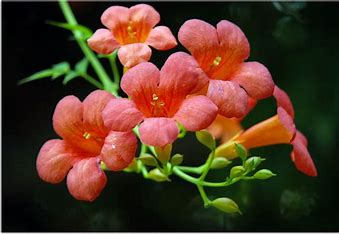
#> input picture Picture/lingxiaohua.jpg, 339 x 234 px
$ python PiecewiseLinearGrayTrans.py
#> lines starting #> are read from the running program, lines starting #| are printed output that depends on the picture
import numpy as np
import cv2 as cv
import matplotlib.pyplot as plt
from skimage import io, util
# 设置中文字符
from pylab import mpl

mpl.rcParams["font.sans-serif"] = ["SimHei"]


def pwline_rescale_intensity(image, r1, s1, r2, s2):
    if np.logical_or(r1 >= r2, s1 >= s2):
        print("the control point is invalid")
        exit()
    lut = np.zeros(256, dtype=np.uint8)
    for i in range(256):
        if i < r1:
            lut[i] = i * s1 / r1
        elif i <= r2:
            lut[i] = (s2 - s1) / (r2 - r1) * (i - r1) + s1
        else:
            lut[i] = (255 - s2) / (255 - r2) * (i - r2) + s2
    img_out = lut[image]
    return img_out, lut


def drawlinegraph(x_vector, y_vector, title, rows, cols, idx):
    plt.subplot(rows, cols, idx)
    plt.title(title, fontdict={'size': 30})
    plt.plot(x_vector, y_vector)
    plt.scatter(x_vector, y_vector, c="green")
    plt.xticks(np.arange(0, 251, 50), fontsize=25)
    plt.yticks(np.arange(0, 251, 50), fontsize=25)
    plt.xlabel("输入灰度值", fontdict={'size': 25})
    plt.ylabel("输出灰度值", fontdict={'size': 25})


def showpicture(img, title, rows, cols, idx):
    plt.subplot(rows, cols, idx)
    plt.imshow(img)
    plt.title(title, fontdict={'size': 30})
    plt.axis(False)


def drawhist(img, title, rows, cols, idx):
    plt.subplot(rows, cols, idx)
    plt.title(title, fontdict={'size': 30})
    plt.hist(img.ravel(), 256, histtype='bar')
    plt.xticks(np.arange(0, 256, step=50), fontsize=25)
    plt.yticks(fontsize=25)


def contraststretch1():
    img = io.imread("../Picture/lingxiaohua.jpg", as_gray=True)
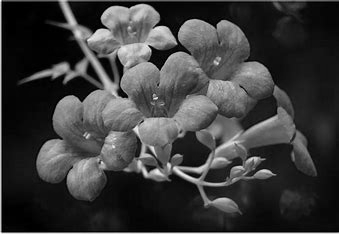
#> img: shape (234, 339) float64; min 0, max 1, mean 0.237
    # 返回值为小数 需要转换
    img = util.img_as_ubyte(img)
    r1 = 80
    s1 = 10
    r2 = 150
    s2 = 220
    img_pw, lut = pwline_rescale_intensity(img, r1, s1, r2, s2)
#> in pwline_rescale_intensity, `img_out = lut[image]`:
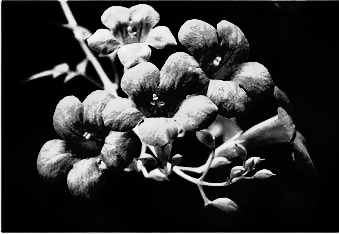
#> img_out: shape (234, 339); min 0, max 255, mean 51.3
#> lut = 256 values from 0 to 255
    plt.figure(figsize=(24, 8))
    showpicture(img, "凌霄花", 1, 3, 1)
    showpicture(img, "凌霄花_分段线性变化后", 1, 3, 2)
    drawlinegraph((0, r1, r2, 255), (0, s1, s2, 255), "灰度变化曲线", 1, 3, 3)
    plt.show()
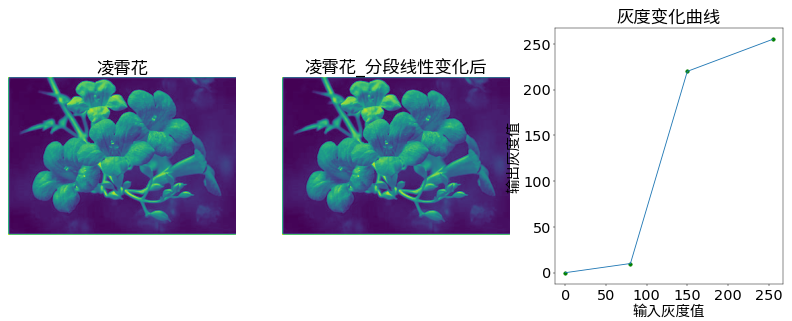
#> figure drawn by matplotlib, 3 panels


def contraststrentch2():
    # [6 lines of commented-out code are left out]
    img1 = cv.imread("../Picture/lingxiaohua.jpg", cv.IMREAD_GRAYSCALE)
#> img1: shape (234, 339); min 0, max 255, mean 61.8
    img2 = cv.imread("../Picture/bright_lingxiaohua.jpg", cv.IMREAD_GRAYSCALE)
    img3 = cv.imread("../Picture/dark_lingxiaohua.jpg", cv.IMREAD_GRAYSCALE)

    r1_img1 = np.min(img1)
#> r1_img1 = 0
    r2_img1 = np.max(img1)
#> r2_img1 = 255
    r1_img2 = np.min(img2)
    r2_img2 = np.max(img2)
    r1_img3 = np.min(img3)
    r2_img3 = np.max(img3)
    s1 = 0
    s2 = 255

    img1_pw, lut1 = pwline_rescale_intensity(img1, r1_img1, s1, r2_img1, s2)
#> lut1 = 256 values from 0 to 255
    img2_pw, lut2 = pwline_rescale_intensity(img2, r1_img2, s1, r2_img2, s2)
    img3_pw, lut3 = pwline_rescale_intensity(img3, r1_img3, s1, r2_img3, s2)

    plt.figure(figsize=(40, 30))

    showpicture(img1, "凌霄花", 3, 4, 1)
    showpicture(img1_pw, "处理后的凌霄花", 3, 4, 2)
    drawlinegraph((0, r1_img1, r2_img1, 255), (0, s1, s2, 255), "灰度变化曲线", 3, 4, 3)
    drawhist(img1_pw, "灰度直方图", 3, 4, 4)

    showpicture(img2, "凌霄花", 3, 4, 5)
    showpicture(img2_pw, "处理后的凌霄花", 3, 4, 6)
    drawlinegraph((0, r1_img2, r2_img2, 255), (0, s1, s2, 255), "灰度变化曲线", 3, 4, 7)
    drawhist(img2_pw, "灰度直方图", 3, 4, 8)

    showpicture(img3, "凌霄花", 3, 4, 9)
    showpicture(img3_pw, "处理后的凌霄花", 3, 4, 10)
    drawlinegraph((0, r1_img3, r2_img3, 255), (0, s1, s2, 255), "灰度变化曲线", 3, 4, 11)
    drawhist(img3_pw, "灰度直方图", 3, 4, 12)

    plt.show()


if __name__ == "__main__":
    contraststretch1()
#> (the run stopped early here; a loop or call above may not have finished)

$ run again, with Picture/cat2.jpg copied over Picture/lingxiaohua.jpg
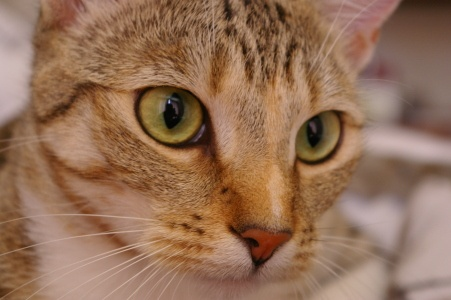
#> input picture Picture/cat2.jpg, 451 x 300 px
#> in contraststretch1, `img_pw, lut = pwline_rescale_intensity(img, r1, s1, r2, s2)`: lut = 256 values from 0 to 255
#> in contraststretch1, `plt.show()`:
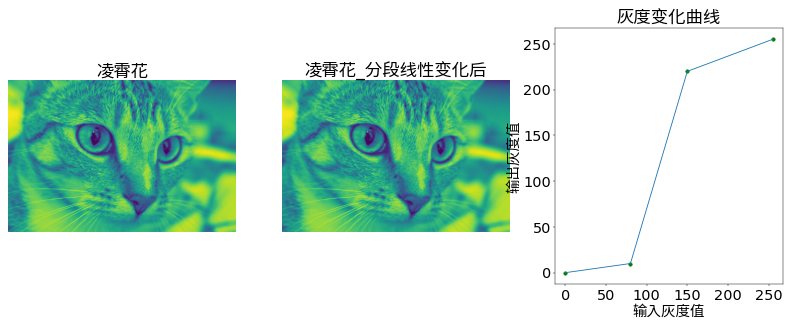
#> figure drawn by matplotlib, 3 panels
#> r1_img1 = 3
#> r2_img1 = 194
#> after the loop in pwline_rescale_intensity (call 2), `for i in range(256):`: lut = 256 values from 0 to 255
#> in pwline_rescale_intensity (call 2), `img_out = lut[image]`:
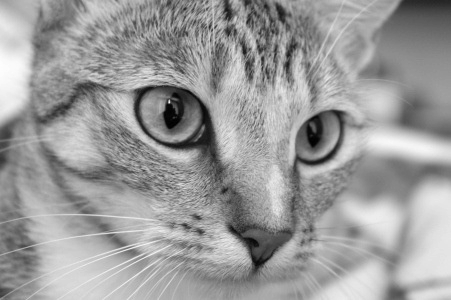
#> img_out: shape (300, 451); min 0, max 254, mean 155
